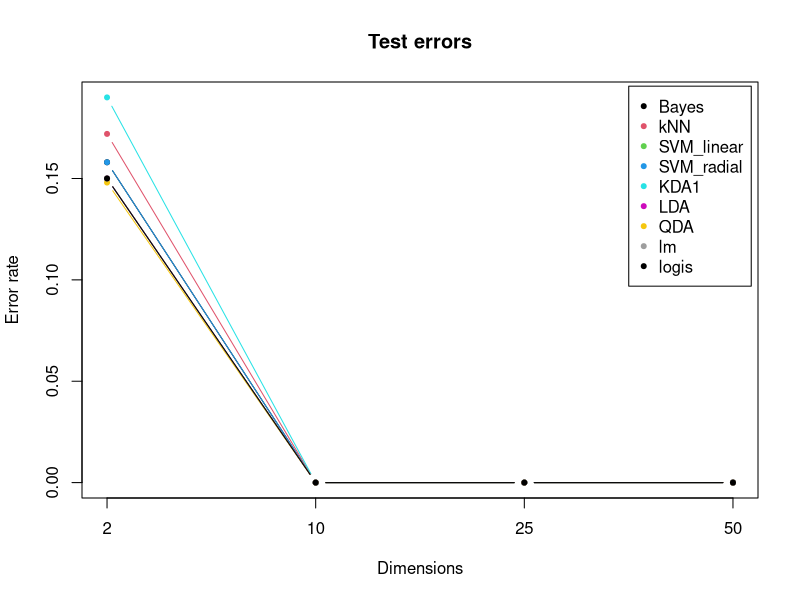
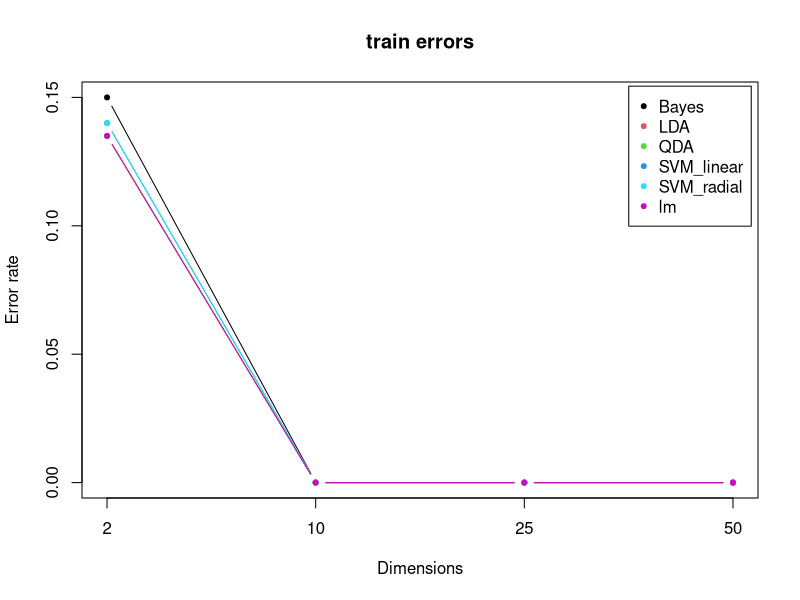
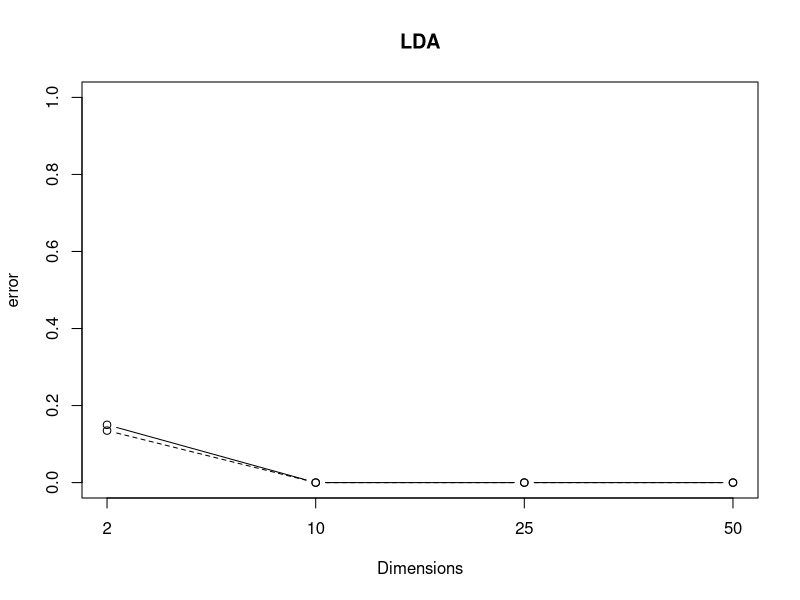
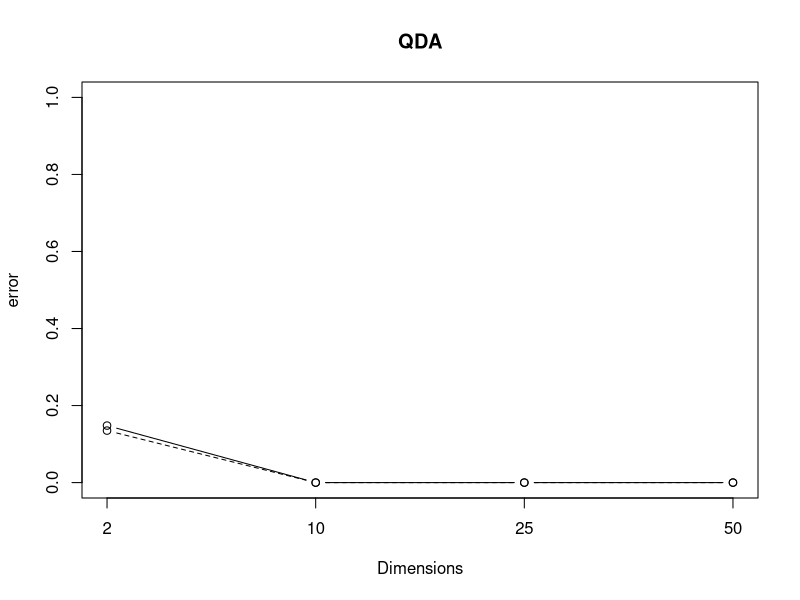
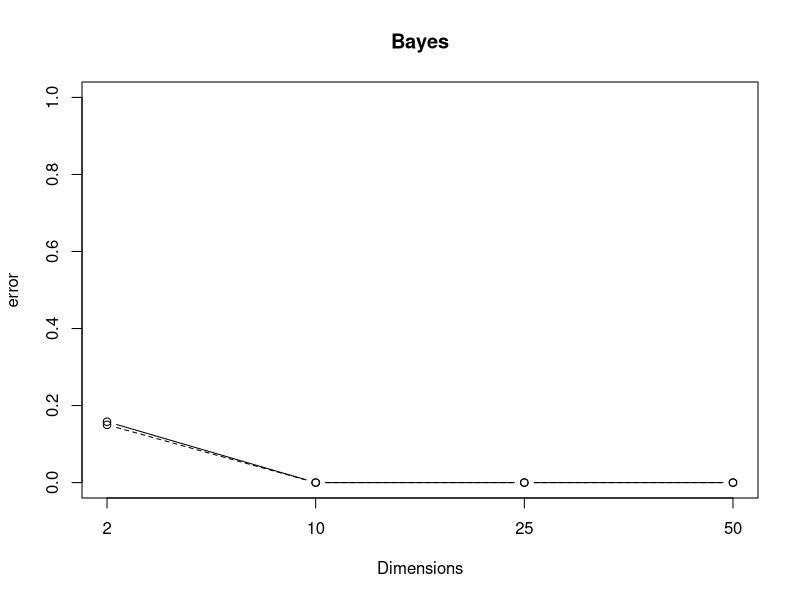
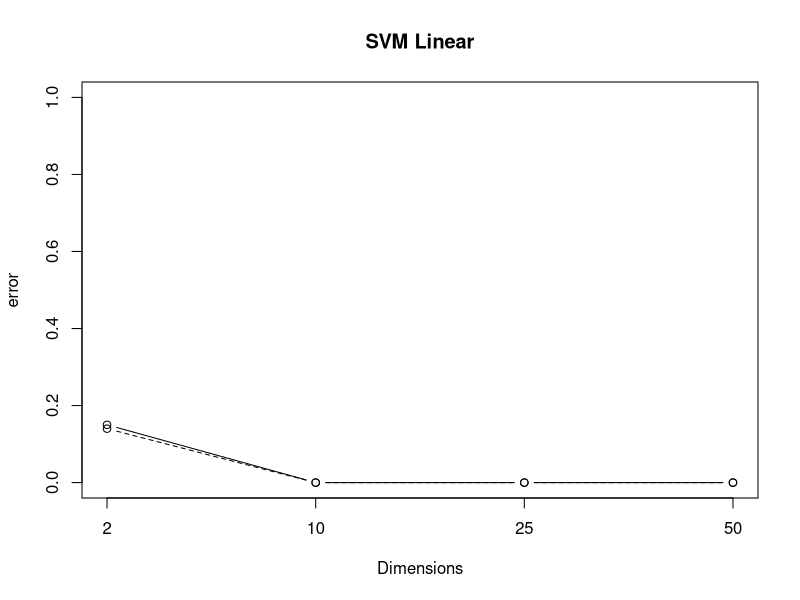
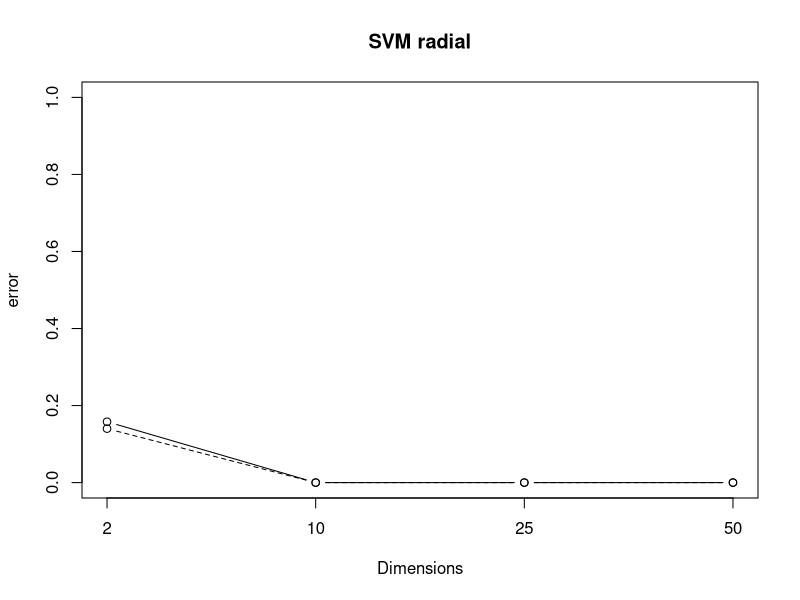

These charts were generated, in order, by the following R code:
#######
# Q1.5
#######
library(mvtnorm)
library(e1071)
library(class)
library(MASS)

generate=function(n,d,mu){
  rmvnorm(n,mu,diag(d))
}

kde=function(x,x_sample,d,h,n){
  sum=0
  for(i in 1:n)sum=sum+dmvnorm(x,mean=x_sample[i,],sigma=(h^2)*diag(d))
  est=sum/n
}

kde_uniform=function(x,x_sample,d,h,n){
  sum=0
  for(i in 1:n)sum=sum+ifelse(sum(ifelse(abs(x-x_sample[i,])<h/2,1,0))==d,1,0)
  est=sum/n
}

bayes=function(x,mu1,mu2,d,pi0)pi0*dmvnorm(x,mean=mu1,sigma=diag(d))-(1-pi0)*dmvnorm(x,mean=mu2,sigma =diag(d))

d=c(2,10,25,50)

x_train=list();x_test=list()

MR_Bayes_test=rep(0,length(d))
MR_knn_test=rep(0,length(d))
MR_svm_1_test=rep(0,length(d))
MR_svm_2_test=rep(0,length(d))
MR_kde_test=rep(0,length(d))
MR_log_test=rep(0,length(d))
MR_lda_test=rep(0,length(d))
MR_qda_test=rep(0,length(d))
MR_lm_test=rep(0,length(d))
MR_kde_unif_test=rep(0,length(d))

K=rep(0,length(d))

MR_Bayes_train=rep(0,length(d))
MR_knn_train=rep(0,length(d))
MR_svm_1_train=rep(0,length(d))
MR_svm_2_train=rep(0,length(d))
MR_kde_train=rep(0,length(d))
MR_log_train=rep(0,length(d))
MR_lda_train=rep(0,length(d))
MR_qda_train=rep(0,length(d))
MR_lm_train=rep(0,length(d))
MR_kde_unif_train=rep(0,length(d))

for(i in 1:length(d)){
  
  # params 
  mu1=rep(0,d[i])
  mu2=1:d[i]
  
  #------------------
  # data generation
  #------------------
  x11=generate(100,d[i],mu1)
  x12=generate(100,d[i],mu2)
  x_train[[i]]=rbind(x11,x12)
  y_train=c(rep(0,100),rep(1,100))
  
  x21=generate(250,d[i],mu1)
  x22=generate(250,d[i],mu2)
  x_test[[i]]=rbind(x21,x22)
  y_test=c(rep(0,250),rep(1,250))
  
  print(paste('data generated for d=',d[i]))
  
  #==========
  # Bayes
  #==========
  
  y_pred=ifelse(apply(x_test[[i]],1,bayes,mu1,mu2,d[i],0.5)>0,0,1)
  MR_Bayes_test[i]=mean(y_test!=y_pred)
  
  y_pred_train=ifelse(apply(x_train[[i]],1,bayes,mu1,mu2,d[i],0.5)>0,0,1)
  MR_Bayes_train[i]=mean(y_train!=y_pred_train)
  
  print('Bayes risk calculated')
  
  
  dat_train=data.frame(x_train[[i]])
  dat_train$y=y_train
  dat_test=data.frame(x_test[[i]])
  #dat_test$y=as.factor(y_test)
  
  #========
  # LDA
  #========
  lda.fit=lda(y~.,dat_train)
  
  # predicting on test set
  pred=predict(lda.fit,dat_test)
  MR_lda_test[i]=mean(pred$class!=y_test)
  
  # predicting on train set
  pred_train=predict(lda.fit,dat_train)
  MR_lda_train[i]=mean(pred_train$class!=y_train)
  
  #======
  # QDA
  #======
  qda.fit=qda(y~.,dat_train)
  
  pred=predict(qda.fit,dat_test)
  MR_qda_test[i]=mean(pred$class!=y_test)
  
  pred_train=predict(qda.fit,dat_train)
  MR_qda_train[i]=mean(pred_train$class!=y_train)
  
  print('LDA QDA done')
  
  # Logistic Regression
  glm.fit=glm(as.factor(y)~.,dat_train,family='binomial')
  probs=predict(glm.fit,dat_test,type='response')
  #print(probs)
  pred=rep(0,500)
  pred[probs>0.5]=1
  pred[is.na(pred)==T]=0
  MR_log_test[i]=mean(y_test!=pred)
  
  print('Logistic done')
  
  # SVM Linear
  svmfit_1=svm(as.factor(y)~.,dat_train,kernel='linear',scale=F)
  y_pred=predict(svmfit_1,x_test[[i]])
  MR_svm_1_test[i]=mean(y_test!=y_pred)
  
  y_pred_train=predict(svmfit_1,x_train[[i]])
  MR_svm_1_train[i]=mean(y_train!=y_pred_train)
  
  # SVM radial
  svmfit_2=svm(as.factor(y)~.,dat_train,kernel='radial',scale=F)
  y_pred=predict(svmfit_2,x_test[[i]])
  MR_svm_2_test[i]=mean(y_test!=y_pred)
  
  y_pred_train=predict(svmfit_2,x_train[[i]])
  MR_svm_2_train[i]=mean(y_train!=y_pred_train)
  
  print('SVM done')
  
  # kNN
  error=numeric(10)
  for(k in 1:10){
    sum=0
    for(j in 1:200){
      train=x_train[[i]][-j,]
      test=x_train[[i]][j,]
      knn.pred=knn(train,test,y_train[-j],k=k)
      sum=sum+sum(knn.pred!=y_train[j])
    }
    error[k]=sum/200
  }
  K[i]=which.min(error)
  knn.pred=knn(x_train[[i]],x_test[[i]],y_train,k=K[i])
  MR_knn_test[i]=mean(knn.pred!=y_test)
  
  print('kNN done')
  
  print('KDA started..will take time')
  
  # KDE
  y_pred=numeric(500)
  for(j in 1:500){
    dist1=as.matrix(dist(rbind(x11,x_test[[i]][j,])))
    h1=dist1[101,which.min(dist1[101,-101])]
    #print(h1)
    p0=kde(x_test[[i]][j,],x11,d=d[i],h=h1,n=100)
    
    dist2=as.matrix(dist(rbind(x12,x_test[[i]][j,])))
    h2=dist2[101,which.min(dist2[101,-101])]
    #print(h2)
    p1=kde(x_test[[i]][j,],x12,d=d[i],h=h2,n=100)
    
    y_pred[j]=ifelse(p0<p1,1,0)
  }
  print(mean(y_pred))
  MR_kde_test[i]=mean(y_test!=y_pred)
  
  y_pred=numeric(500)
  for(j in 1:500){
    dist1=as.matrix(dist(rbind(x11,x_test[[i]][j,])))
    h1=dist1[101,which.min(dist1[101,-101])]
    #print(h1)
    p0=kde_uniform(x_test[[i]][j,],x11,d=d[i],h=h1,n=100)
    
    dist2=as.matrix(dist(rbind(x12,x_test[[i]][j,])))
    h2=dist2[101,which.min(dist2[101,-101])]
    #print(h2)
    p1=kde_uniform(x_test[[i]][j,],x12,d=d[i],h=h2,n=100)
    
    y_pred[j]=ifelse(p0<p1,1,0)
  }
  MR_kde_unif_test[i]=mean(y_test!=y_pred)
  print('KDE done')
  
  # Linear regression
  dat_train$y[y_train==0]=-1
  lm.fit=lm(as.numeric(y)~.,dat_train)
  pred=predict(lm.fit,dat_test)
  pred=ifelse(pred>0,1,0)
  #table(y_test,pred)
  #pred=as.factor(pred)
  MR_lm_test[i]=mean(y_test!=pred)
  
  pred_train=predict(lm.fit,dat_train)
  pred_train=ifelse(pred_train>0,1,0)
  MR_lm_train[i]=mean(y_train!=pred_train)
  
  print('lm done')
} 
#=================
#  testing plots
#=================
MR_test=matrix(c(MR_Bayes_test,MR_knn_test,MR_svm_1_test,MR_svm_2_test,MR_kde_test,MR_lda_test,MR_qda_test,MR_lm_test,MR_log_test),ncol=length(d),byrow=T)
names=c('Bayes','kNN','SVM_linear','SVM_radial','KDA1','LDA','QDA','lm','logis')
rownames(MR_test)=names
matplot(t(MR_test),type='b',lwd=1,pch=20,ylab='Error rate',xlab='Dimensions',col=1:10,lty=1,xaxt='n',main='Test errors')
legend('topright',inset=0.01,col=1:10,names,pch=20)
axis(at=1:length(d),side=1,las=0,labels = d)

#==================
# training plots
#==================
MR_train=matrix(c(MR_Bayes_train,MR_lda_train,MR_qda_train,MR_svm_1_train,MR_svm_2_train,MR_lm_train),ncol=length(d),byrow=T)
matplot(t(MR_train),type='b',lwd=1,pch=20,ylab='Error rate',xlab='Dimensions',col=1:9,lty=1,xaxt='n',main='train errors')
names=c('Bayes','LDA','QDA','SVM_linear','SVM_radial','lm')
axis(at=1:length(d),side=1,las=0,labels = d)
legend('topright',inset=0.01,col=1:9,names,pch=20)


# LDA
plot(MR_lda_test,type='b',ylim=c(0,1),xlab='Dimensions',xaxt='n',ylab='error',main='LDA')
lines(1:4,MR_lda_train,type='b',lty=2)
axis(at=1:length(d),side=1,las=0,labels = d)

# QDA
plot(MR_qda_test,type='b',ylim=c(0,1),xlab='Dimensions',xaxt='n',ylab='error',main='QDA')
lines(1:4,MR_qda_train,type='b',lty=2)
axis(at=1:length(d),side=1,las=0,labels = d)

# Bayes
plot(MR_Bayes_test,type='b',ylim=c(0,1),xlab='Dimensions',xaxt='n',ylab='error',main='Bayes')
lines(1:4,MR_Bayes_train,type='b',lty=2)
axis(at=1:length(d),side=1,las=0,labels = d)

# SVM Linear
plot(MR_svm_1_test,type='b',ylim=c(0,1),xlab='Dimensions',xaxt='n',ylab='error',main='SVM Linear')
lines(1:4,MR_svm_1_train,type='b',lty=2)
axis(at=1:length(d),side=1,las=0,labels = d)

# SVM radial
plot(MR_svm_2_test,type='b',ylim=c(0,1),xlab='Dimensions',xaxt='n',ylab='error',main='SVM radial')
lines(1:4,MR_svm_2_train,type='b',lty=2)
axis(at=1:length(d),side=1,las=0,labels = d)
